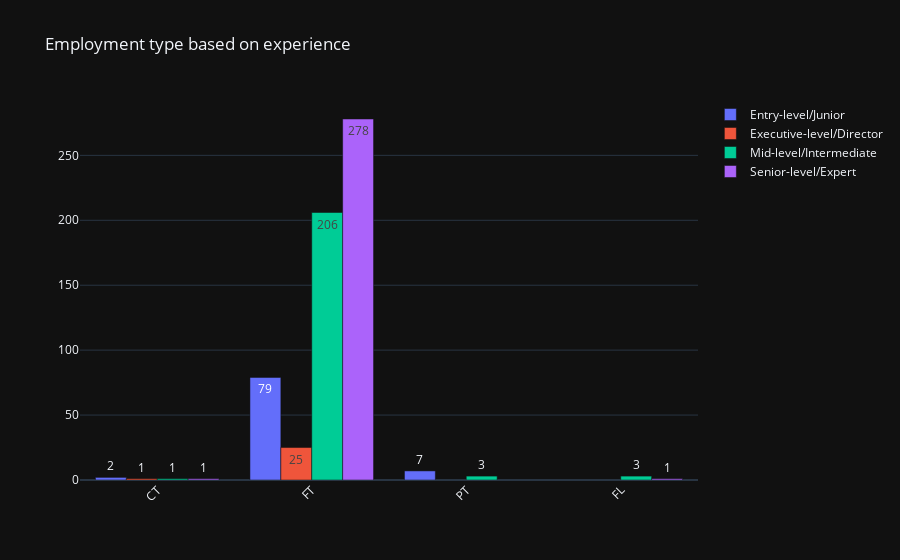

Notebook code for this chart:
### Markdown cell above
About remote ratio for each year:
 - fully remote work in 2022 by 72% of companies (maybe because of Covid)

### Code cell
experience_level = df.groupby(['experience_level','employment_type']).size()
fig = go.Figure(data=[
    go.Bar(name='Entry-level/Junior', x=experience_level['EN'].index, y=experience_level['EN'].values,
           text=experience_level['EN'].values),
    go.Bar(name='Executive-level/Director', x=experience_level['EX'].index, y=experience_level['EX'].values,
           text=experience_level['EX'].values),
    go.Bar(name='Mid-level/Intermediate', x=experience_level['MI'].index, y=experience_level['MI'].values,
           text=experience_level['MI'].values),
    go.Bar(name='Senior-level/Expert', x=experience_level['SE'].index, y=experience_level['SE'].values,
           text=experience_level['SE'].values)])
fig.update_layout(xaxis_tickangle=-45, title='Employment type based on experience', template='plotly_dark')

fig.show()

### Figure 1 — Plotly figure (JSON) as saved in the notebook; plotly's stock layout.template omitted (floating-point values rounded to 4 significant figures)
{"data": [{"name": "Entry-level/Junior", "text": [2, 79, 7], "type": "bar", "x": ["CT", "FT", "PT"], "y": [2, 79, 7]}, {"name": "Executive-level/Director", "text": [1, 25], "type": "bar", "x": ["CT", "FT"], "y": [1, 25]}, {"name": "Mid-level/Intermediate", "text": [1, 3, 206, 3], "type": "bar", "x": ["CT", "FL", "FT", "PT"], "y": [1, 3, 206, 3]}, {"name": "Senior-level/Expert", "text": [1, 1, 278], "type": "bar", "x": ["CT", "FL", "FT"], "y": [1, 1, 278]}], "layout": {"title": {"text": "Employment type based on experience"}, "xaxis": {"tickangle": -45}}}
